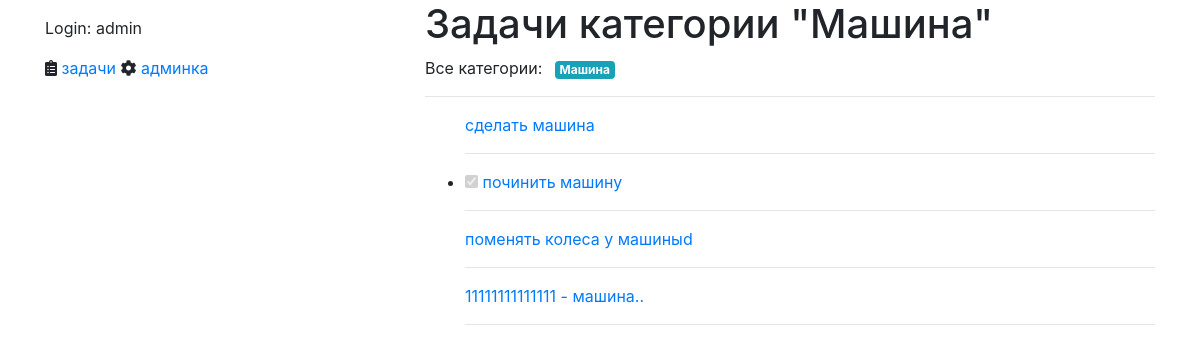
/list/c/mashina (signed in), run on the app's committed database.
### tasks/models.py (models this page shows, shortened)
class Category(models.Model):
    slug = models.CharField(max_length=125)
    name = models.CharField(max_length=256)
    todos_count = models.PositiveIntegerField(default=0)
    class Meta:
        verbose_name = 'Категория'
        verbose_name_plural = 'Категории'

class TodoItem(models.Model):
    description = models.TextField("описание!")
    is_completed = models.BooleanField("выполнено", default=False)
    created = models.DateTimeField(auto_now_add=True)
    updated = models.DateTimeField(auto_now=True)
    owner = models.ForeignKey(
        User, on_delete=models.CASCADE, related_name="tasks"
    )
    priority = models.IntegerField(
        "Приоритет", choices=PRIORITY_CHOICES, default=PRIORITY_MEDIUM
    )
    category = models.ManyToManyField(Category, blank=True)
    def __str__(self):
        return self.description

### tasks/views.py (the view)
# urls.py: path("list/c/<slug:cat_slug>", views.tasks_by_cat, name="list_by_cat"),
def tasks_by_cat(request, cat_slug=None):
    u = request.user
    tasks = TodoItem.objects.filter(owner=u).all()
    cat = None
    if cat_slug:
        cat = get_object_or_404(Category, slug=cat_slug)
        tasks = tasks.filter(category__in=[cat])
    categories = []
    for t in tasks:
        for cat in t.category.all():
            if cat not in categories:
                categories.append(cat)
    return render(
        request,
        "tasks/list_by_cat.html",
        {"category": cat, "tasks": tasks, "categories": categories},
    )

### tasks/templates/tasks/list_by_cat.html (shortened to what this page needs)
{% extends "base.html" %}
{% load static %}
{% block main_content %}
  {% if category %}
  <h1>Задачи категории "{{ category.name }}"</h1>
  {% else %}
  <h1>Все текущие задачи</h1>
  {% endif %}
    {% for t in categories %}
      {% if forloop.first %}
      <ul class="list-inline">
        <li class="list-inline-item">Все категории:</li>
      {% endif %}
      <li class="list-inline-item">
        <a href="{% url "tasks:list_by_cat" t.slug %}">
        {% if t.pk == tag.pk %}
          <span class="badge badge-success">{{ t.name }}</span>
        {% else %}
          <span class="badge badge-info">{{ t.name }}</span>
        {% endif %}
        </a>
      </li>
    {% if forloop.last %}</ul>{% endif %}
    {% endfor %}
  <hr/>
  <ul id="todo-list">
  {% for task in tasks %}
    {% if task.is_completed %}
    <li class="completed">
      <input class='checkbox' data-uid={{ task.id }} type='checkbox' disabled='disabled' checked='checked'/>
    {% endif %}
      <a href={% url "tasks:details" task.id %}>{{ task }}</a>
      <hr/>
    </li>
  {% endfor %}
  </ul>
{% endblock %}

### templates/base.html (shortened to what this page needs)
<html>
  <head>
    <link rel="stylesheet" href="https://maxcdn.bootstrapcdn.com/bootstrap/4.0.0/css/bootstrap.min.css">
  <link rel="stylesheet" href="https://use.fontawesome.com/releases/v5.7.0/css/all.css">
  </head>
  <body>
    <div class="container">
      <div class="row">
        <div class="side_bar col">
          {% block side_bar %}
            {% if user.is_authenticated %}
              <p>Login: {{ user.username }}</p>
              <i class="fas fa-clipboard-list"></i>&nbsp;<a href="{% url "tasks:list" %}">задачи</a>
            {% endif %}
	    <i class="fas fa-cog"></i>&nbsp;<a href='{% url 'admin:index' %}'>админка</a>
          {% endblock %}
        </div>
        <div class="main_content col-8">
          {% block main_content %}
          {% endblock %}
        </div>
      </div>
    </div>
  </body>
</html>

### data on the page
Category: name "Машина"
TodoItem: description "сделать машина"
TodoItem: description "починить машину"
TodoItem: description "поменять колеса у машиныd"
TodoItem: description "11111111111111 - машина.."

### other printed values
{{ user.username }} "admin"
